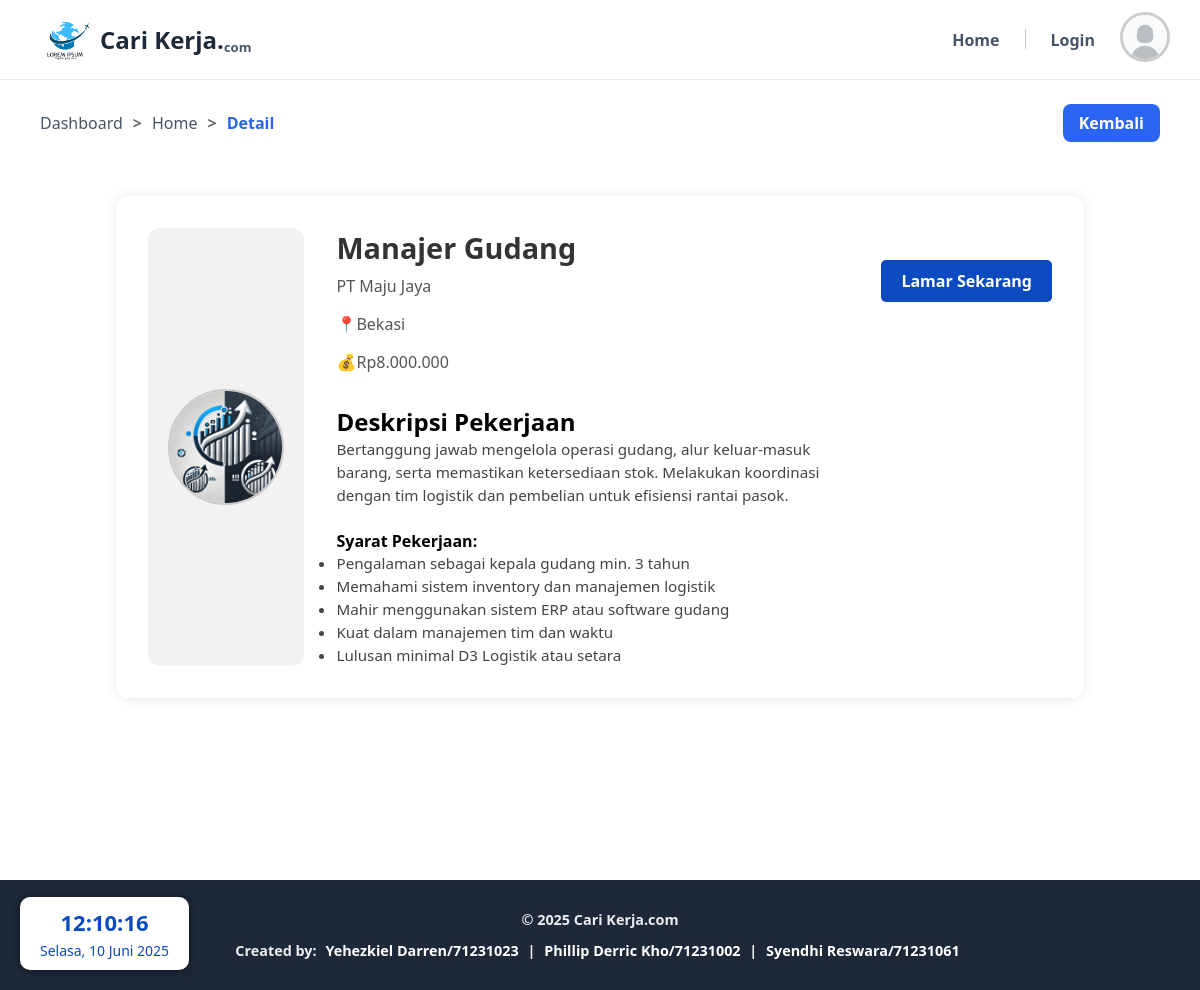
/detail.php?id=7, run on an earlier commit of the app's database.
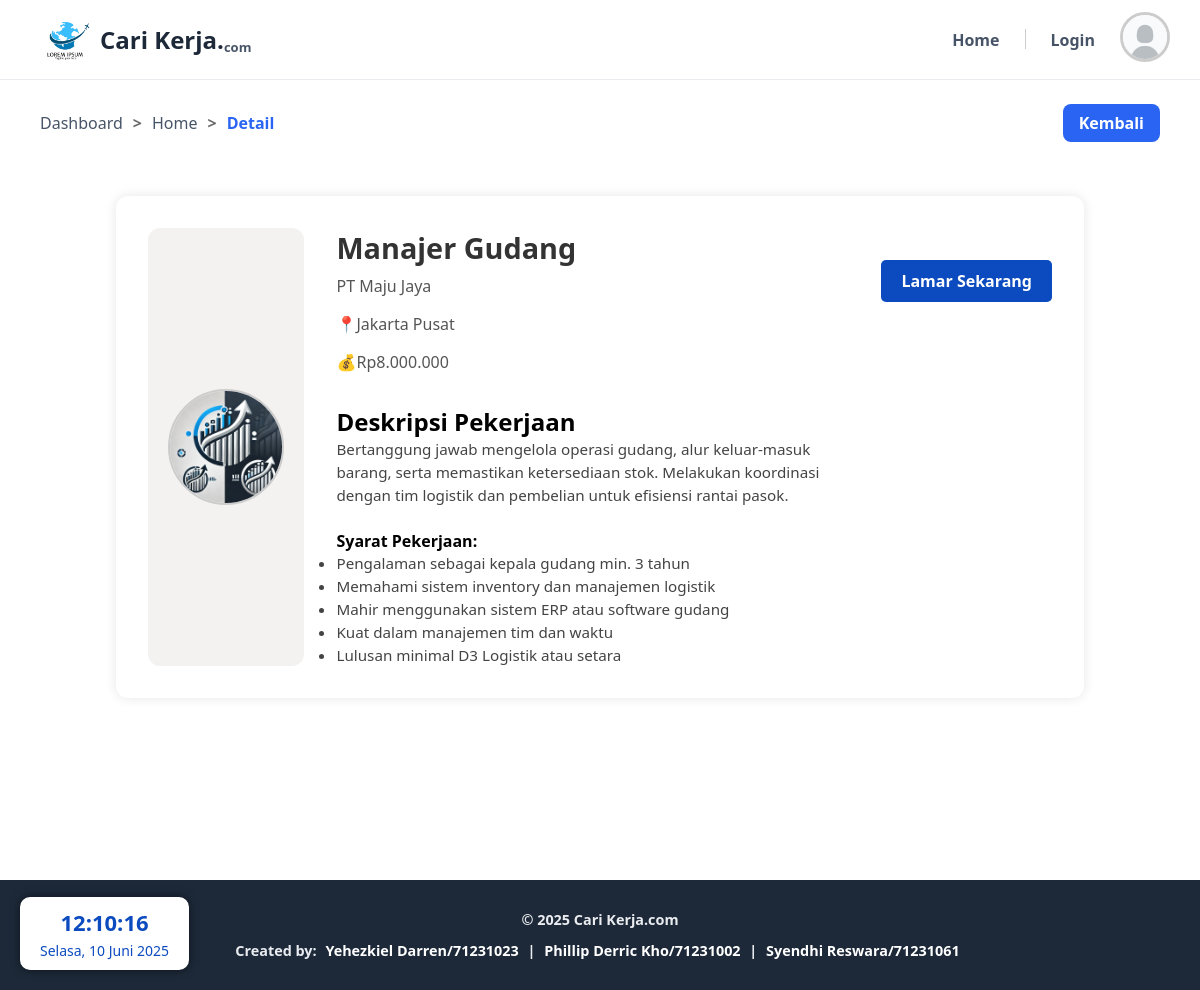
And on a later commit of the database.
### tables this page shows
CREATE TABLE `lowongan` (
  `id` int(11) NOT NULL,
  `perusahaan_id` int(11) DEFAULT NULL,
  `kategori` varchar(50) DEFAULT NULL,
  `nama_pekerjaan` varchar(100) DEFAULT NULL,
  `jenis_pekerjaan` enum('Full-time','Part-time','Remote','Freelance') DEFAULT NULL,
  `lokasi` text DEFAULT NULL,
  `gaji` varchar(100) DEFAULT NULL,
  `deskripsi` text DEFAULT NULL,
  `syarat` text DEFAULT NULL,
  `tanggal_batas` date DEFAULT NULL,
  `isPorto` tinyint(1) DEFAULT NULL,
  `tanggal_buat` date DEFAULT NULL
);

CREATE TABLE `perusahaan` (
  `id` int(11) NOT NULL,
  `user_id` int(11) DEFAULT NULL,
  `nama_perusahaan` varchar(100) DEFAULT NULL,
  `lokasi` text DEFAULT NULL,
  `logo` varchar(255) DEFAULT NULL
);

### public/detail.php (the view, shortened to what this page needs)
<?php
    require_once '../src/includes/connection.php';
    $id = $_GET['id'] ?? "";
    $query = "SELECT lowongan.* , perusahaan.nama_perusahaan,
    perusahaan.logo FROM lowongan JOIN perusahaan ON lowongan.perusahaan_id = perusahaan.id WHERE lowongan.id = ?";
    $stmt = mysqli_prepare($conn, $query);
    mysqli_stmt_bind_param($stmt, "i", $id);
    mysqli_stmt_execute($stmt);
    $result = mysqli_stmt_get_result($stmt);
    $data = mysqli_fetch_assoc($result);
    $syarat = explode("; ", $data['syarat']);
    $lamar = false;
?>
<!DOCTYPE html>
<html lang="en">
  <head>
    <link rel="stylesheet" href="assets/css/detail.css" />
    <link rel="stylesheet" href="assets/css/time.css" />
    <link rel="stylesheet" href="assets/css/global-styles.css" />
  </head>
  <body>
    <header>
      <div class="logo">
        <img src="img/LogoHeader1.png" alt="logokerja" />
        <a>Cari Kerja. <span class="small">com</span></a>
      </div>
      <nav>
        <ul type="none">
          <li><a href="index.php">Home</a></li>
          <li>
            <?php
              if (isset($_SESSION['username'])) {
                echo '<a href="logout.php">Logout</a>';
              } else {
                echo '<a href="login.php">Login</a>';
              }
            ?>
          </li>
        </ul>
        <a href="dashboard-worker.php">
          <?php
              if(isset($_SESSION['logo'])) {
                echo '<img src="' . htmlspecialchars($_SESSION['logo']) . '" alt="profilepict" class="profilepicture" />';
              } else {
                echo '<img src="img/ProfilePicture.jpg" alt="profilepict" class="profilepicture" />';
              }
          ?>
        </a>
      </nav>
    </header>
    <main>
      <div class="clock-container">
        <div class="clock-time" id="clock">00:00:00</div>
        <div class="clock-date" id="date">Loading date...</div>
      </div>
      <section id="welcome">
        <div class="breadcrumb-bar">
          <div class="breadcrumb-box">
            <div class="breadcrumb-text-inactive">
              <a href="dashboard-worker.php">Dashboard</a>
            </div>
            <span class="separator-breadcrumb">></span>
            <div class="breadcrumb-text-inactive">
              <a href="index.php">Home</a>
            </div>
            <span class="separator-breadcrumb">></span>
            <div class="breadcrumb-text">
              <a href="#">Detail</a>
            </div>
          </div>
          <a href="index.php" class="btn-back">Kembali</a>
        </div>
      </section>
      <section class="job-container" style="justify-content: center;">
        <div class="job-box">
          <div class="logo-container">
            <img src="<?php echo htmlspecialchars($data['logo']); ?>" alt="Logo Perusahaan">
          </div>
          <div class="job-details">
            <h1><?php echo htmlspecialchars($data['nama_pekerjaan']); ?></h1>
            <p class="company-name"><?php echo htmlspecialchars($data["nama_perusahaan"]); ?></p>
            <p class="location">📍<?php echo htmlspecialchars($data['lokasi']); ?></p>
            <p class="salary">💰<?php echo htmlspecialchars($data['gaji']); ?></p>
            <div class="description">
              <h2>Deskripsi Pekerjaan</h2>
              <p><?php echo nl2br(htmlspecialchars($data['deskripsi'])); ?></p>
            </div>
            <div class="requirements">
              <h4>Syarat Pekerjaan:</h4>
              <ul>
                <?php foreach ($syarat as $item): ?>
                  <li><?php echo htmlspecialchars(trim($item)); ?></li>
                <?php endforeach; ?>
              </ul>
            </div>
          </div>
          <div>
            <?php if ($lamar==false){?>
              <a href="apply.php?id=<?php echo htmlspecialchars($id); ?>" class="btn-apply">Lamar Sekarang</a>
          <?php }?>
        </div>
      </section>
    </main>
    <footer>
      <p>&copy; 2025 Cari Kerja.com</p>
      <p class="creators">
        Created by:
        <a href="#" target="_blank">Yehezkiel Darren/71231023</a> |
        <a href="#" target="_blank">Phillip Derric Kho/71231002</a> |
        <a href="#" target="_blank">Syendhi Reswara/71231061</a>
      </p>
    </footer>
  </body>
</html>

What changed in the data, as far as the page shows it:
changed lowongan "Manajer Gudang": lokasi "Bekasi" → "Jakarta Pusat"
